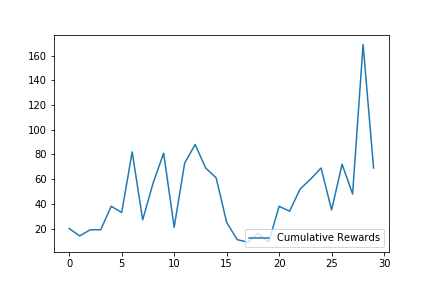

Reproduce this figure in Python.
import gym
import keras
from keras.models import Sequential, load_model
from keras.layers import Dense
from keras.optimizers import Adam
from rltoolkit.methods import DQL
from rltoolkit.utils import test_network
from rltoolkit.callbacks import Checkpoint, Graph

env = gym.make('CartPole-v0')
try:
  print(env.unwrapped.get_action_meanings())
except:
  pass

#Build network
model = Sequential()
model.add(Dense(16, activation='relu', input_shape=env.observation_space.shape))
model.add(Dense(64, activation='relu'))
model.add(Dense(2, activation='linear'))
model.compile(Adam(0.001), loss='mse')
model.summary()


#Initialize Deep Q Learning Method
method = DQL(rb_size=500, replay_batch_size=32)

#Enable graphing of rewards
graph = Graph()
#Make a checkpoint to save best model during training
ckpt = Checkpoint('cartpole.h5')
#Train neural network for 50 episodes
nn = method.train(model, env, 50, epsilon_decay=.9, callbacks=[ckpt, graph])

#Save and show rewards
graph.show()
graph.save('cartpole.png')

#Load best saved model
model = load_model('cartpole.h5')

#Test models results for 5 episodes
avg = test_network(model, env, episodes=100, render=False, verbose=0)
print('Average after 100 episodes:', avg)

